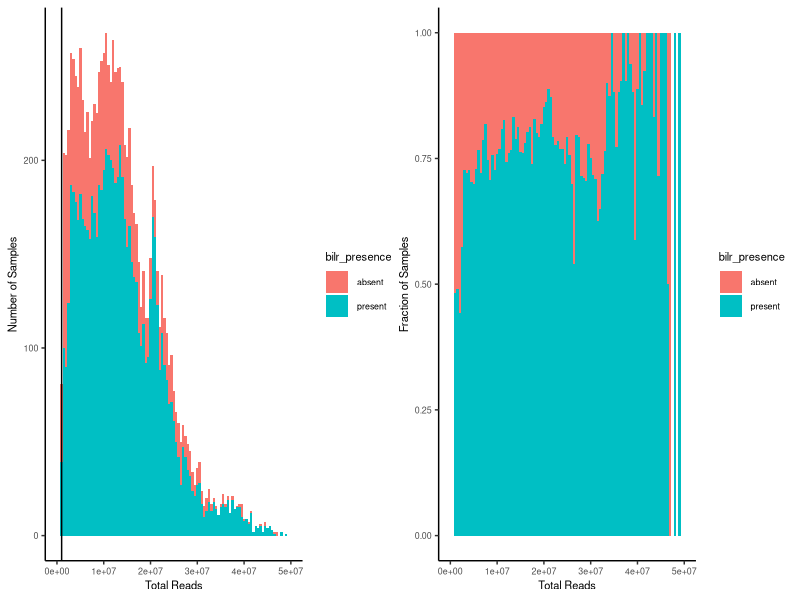
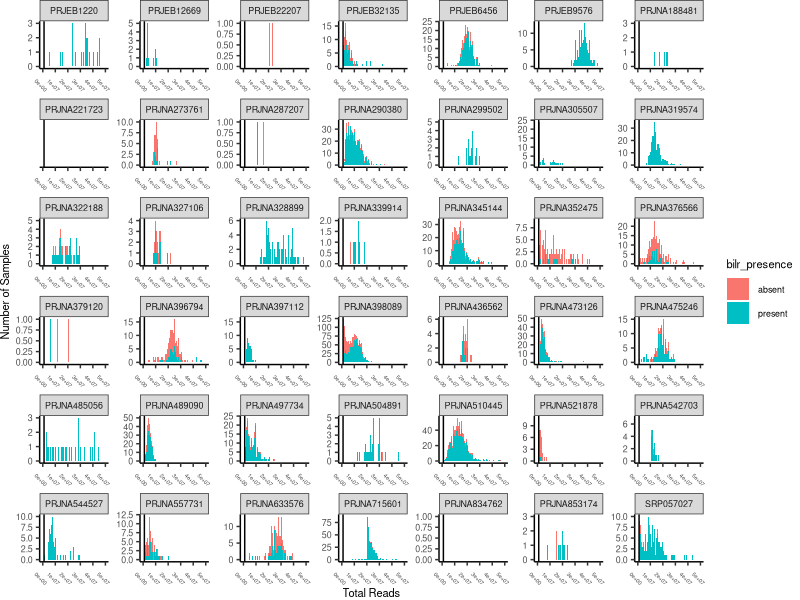
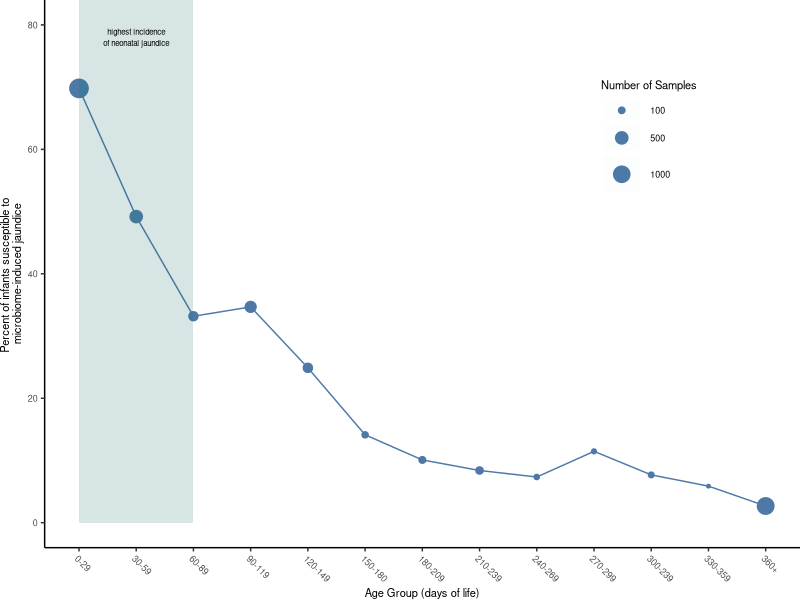
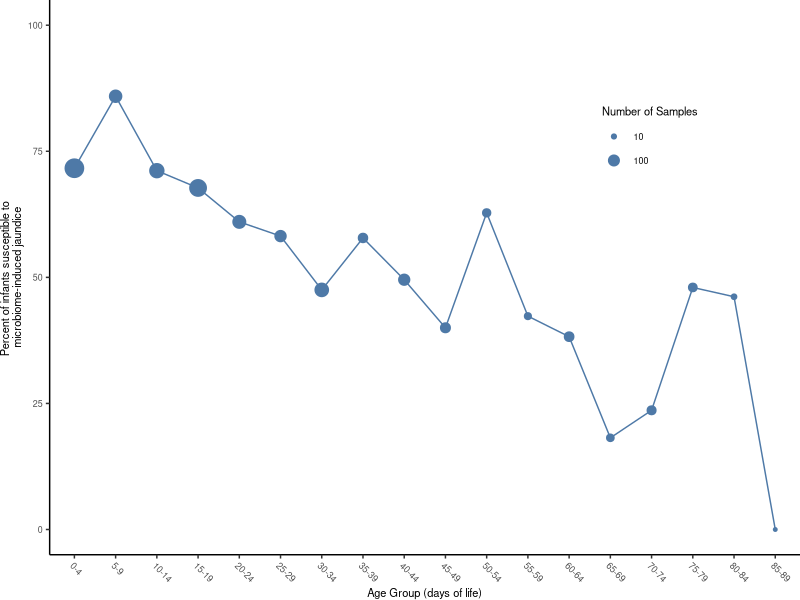
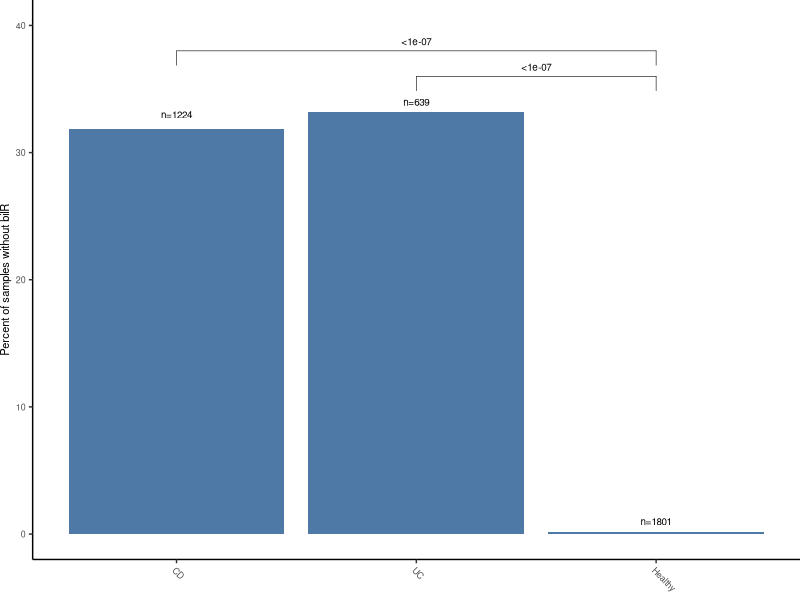
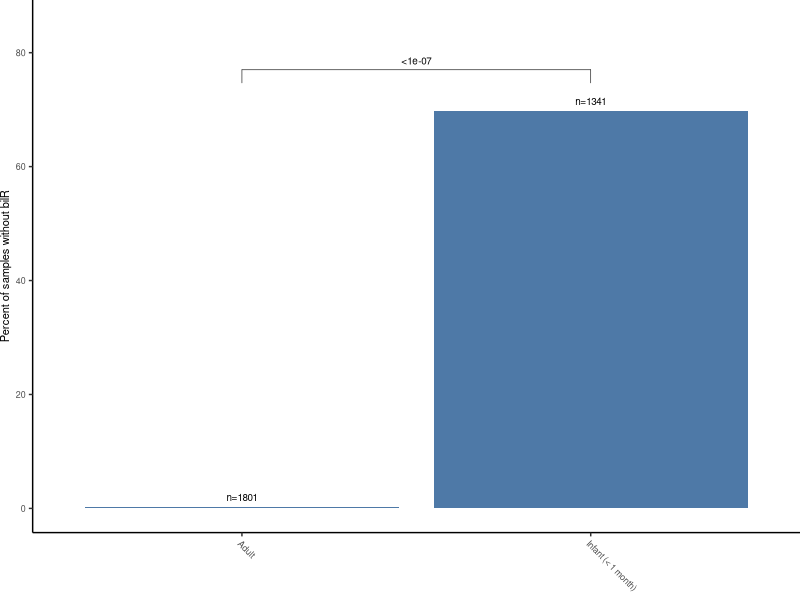
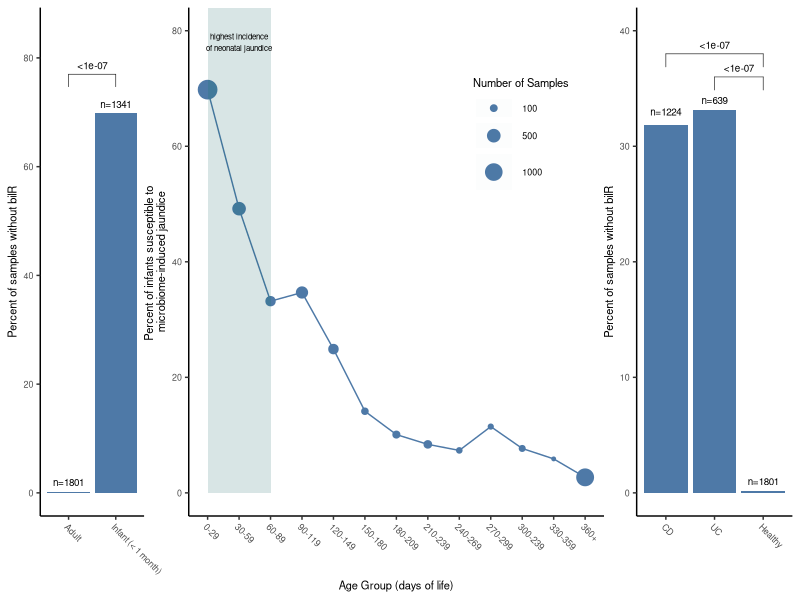
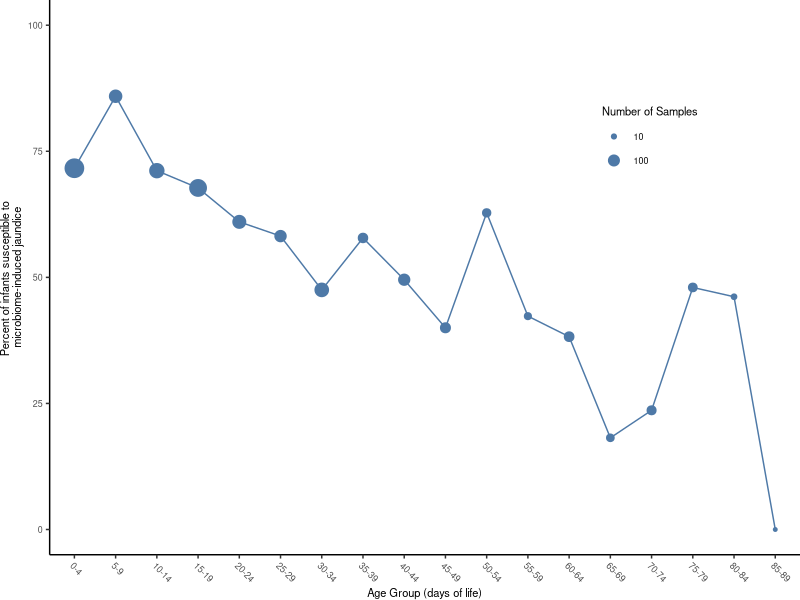

Here is the R script that generated these plots, in order:
## ---- chunk 1
library(ggplot2)
library(ggpubr)
library(dplyr)
library(patchwork)
library(ggthemes)
library(tidyverse)

pub_theme <- function() {
  theme_bw() + 
    theme(
      panel.grid.major = element_blank(), 
      panel.grid.minor = element_blank(), 
      panel.border = element_blank(), 
      axis.line = element_line(colour = "black"), 
      text=element_text(family = 'sans', size = 8),  
      plot.margin= margin(0,0,0,0,'cm'), 
      panel.background = element_blank(),
      plot.background = element_blank())
}
## ---- chunk 2
# Read in overall data file
project_data <- read.csv('./bilirubin_mgx_data.csv', row.names = 1)

# Calculate CPM values for the bilR gene. Remove samples with less than 1 
# million reads
project_data$bilr_tot <- (project_data$bilR/project_data$total_reads)*1000000
project_data <- project_data[project_data$total_reads > 1000000,]


# Classify each sample as having bilR present or absent if CPM is greater than 5
cpm_threshold = 5
project_data$bilr_presence[project_data$bilr_tot <= cpm_threshold] <- 'absent'
project_data$bilr_presence[project_data$bilr_tot > cpm_threshold] <- 'present'

## ---- chunk 3
# Plot lower abundance bins where most data points fall. 
bilr_hist <- ggplot(project_data, aes(x=total_reads, fill=bilr_presence)) + 
  geom_histogram(binwidth = 500000) + pub_theme() + xlim(0,5.0e07) + 
  xlab('Total Reads') + ylab('Number of Samples') + geom_vline(xintercept = 1000000)
bilr_hist_stack <- ggplot(project_data, aes(x=total_reads, fill=bilr_presence)) + 
  geom_histogram(binwidth = 500000, position='fill') + pub_theme() + xlim(0,5.0e07) + 
  xlab('Total Reads') + ylab('Fraction of Samples')
bilr_hist | bilr_hist_stack
## ---- chunk 4
# Plot lower abundance bins where most data points fall. 
bilr_hist_panels <- ggplot(project_data, aes(x=total_reads, fill=bilr_presence)) + 
  geom_histogram(binwidth = 500000) + pub_theme() + xlim(0,5.0e07) + 
  xlab('Total Reads') + ylab('Number of Samples') + geom_vline(xintercept = 1000000) +
  facet_wrap(~bioproject, scales = 'free')  + theme(axis.text.x = element_text(size = 4, angle = -45))

bilr_hist_panels
## ---- chunk 5
# Subset project data to only include samples from infant data sets in first year
infant_data <- project_data[project_data$host_disease == 'infant',]
infant_data$host_age <- as.numeric(infant_data$host_age)
infant_data <- infant_data[!is.na(infant_data$host_age), ]
infant_data <- infant_data[infant_data$host_age <= 365,]

# Bin first year infant samples into bins of 30 days
infant_data$bin <- cut(infant_data$host_age, seq(-1, max(infant_data$host_age)+30, 30))

infant_data$bin <- factor(infant_data$bin, levels = c('(-1,29]', '(29,59]', '(59,89]',
                                                                    '(89,119]', '(119,149]', '(149,179]',
                                                                    '(179,209]', '(209,239]', '(239,269]',
                                                                    '(269,299]', '(299,329]', '(329,359]',
                                                                    '(359,389]'), 
                                 labels = c('0-29', '30-59', '60-89',
                                            '90-119', '120-149', '150-180',
                                            '180-209', '210-239', '240-269',
                                            '270-299', '300-239', '330-359',
                                            '360+'))


# Calculate fraction of samples with bilR present across infant age bins. 
means_bilr <- as.data.frame(infant_data %>% 
                              group_by(bin) %>% 
                              summarise(across(bilr_tot, mean), sample_size = n()))
colnames(means_bilr) <- c('age', 'avg', 'Number of Samples')
t <- as.data.frame(table(infant_data[c('bin', 'bilr_presence')]))
t <- t[t$bilr_presence == 'present',]
colnames(t) <- c('age', 'presence', 'present_count')
means_bilr <- merge(means_bilr, t, by='age')
means_bilr$frac <- means_bilr$present_count / means_bilr$`Number of Samples`

# Plot bilR abscence (1-presence) over the first year of life. 
bilR_infants <- ggplot(means_bilr, aes(x=factor(age), y=(1-frac)*100, size=`Number of Samples`, group='Gene')) + geom_point(color='#4E79A7') +
  geom_line(size=0.5, color='#4E79A7') +  pub_theme() + xlab('Age Group (days of life)') +
  ylab('Percent of infants susceptible to \nmicrobiome-induced jaundice') + 
  theme(axis.text.x=element_text(angle = -45, hjust = 0), legend.position = c(0.80,0.75), legend.background = element_rect(colour = NA),
        plot.margin= margin(0,0,0,0,'cm')) + 
  ylim(0,80) + scale_color_tableau(palette = "Tableau 10", type = "regular",direction = 1) + 
  geom_rect(aes(xmin='0-29', xmax='60-89', ymin=0, ymax=Inf), fill='#4E79A7', alpha=0.01) + 
  annotate(geom='text', x='30-59', y=78, label='highest incidence\nof neonatal jaundice', size=2) + scale_size(breaks=c(100,500,1000))

infant_frac <- means_bilr
infant_frac <- infant_frac[c('age', 'frac')]

bilR_infants
## ---- chunk 6
# Subset project data to only include samples from infant data sets in first year
infant_data_3m <- project_data[project_data$host_disease == 'infant',]
infant_data_3m$host_age <- as.numeric(infant_data_3m$host_age)
infant_data_3m <- infant_data_3m[!is.na(infant_data_3m$host_age), ]
infant_data_3m <- infant_data_3m[infant_data_3m$host_age <= 89,]

# Bin first year infant samples into bins of 30 days
infant_data_3m$bin <- cut(infant_data_3m$host_age, seq(-1, max(infant_data_3m$host_age)+5, 5))

infant_data_3m$bin <- factor(infant_data_3m$bin, levels = c('(-1,4]','(4,9]','(9,14]','(14,19]','(19,24]','(24,29]','(29,34]','(34,39]','(39,44]','(44,49]','(49,54]','(54,59]','(59,64]','(64,69]','(69,74]','(74,79]','(79,84]','(84,89]'), 
                                 labels = c('0-4','5-9','10-14','15-19','20-24','25-29','30-34','35-39','40-44','45-49','50-54','55-59','60-64','65-69','70-74','75-79','80-84','85-89'))


# Plot bilR presence over time for infants
means_bilr <- as.data.frame(infant_data_3m %>% 
                              group_by(bin) %>% 
                              summarise(across(bilr_tot, mean), sample_size = n()))
colnames(means_bilr) <- c('age', 'avg', 'Number of Samples')
t <- as.data.frame(table(infant_data_3m[c('bin', 'bilr_presence')]))
t <- t[t$bilr_presence == 'present',]
colnames(t) <- c('age', 'presence', 'present_count')
means_bilr <- merge(means_bilr, t, by='age')
means_bilr$frac <- means_bilr$present_count / means_bilr$`Number of Samples`
means_bilr <- means_bilr[order(means_bilr$age),]

bilR_infants_3m <- ggplot(means_bilr, aes(x=age, y=(1-frac)*100, size=`Number of Samples`, group='Gene')) + geom_point(color='#4E79A7') +
  geom_line(size=0.5, color='#4E79A7') +  pub_theme() + xlab('Age Group (days of life)') +
  ylab('Percent of infants susceptible to \nmicrobiome-induced jaundice') + 
  theme(axis.text.x=element_text(angle = -45, hjust = 0), legend.position = c(0.80,0.75), legend.background = element_rect(colour = NA),
        plot.margin= margin(0,0,0,0,'cm')) + scale_x_discrete(limits=c('0-4','5-9','10-14','15-19','20-24','25-29','30-34','35-39','40-44','45-49','50-54','55-59','60-64','65-69','70-74','75-79','80-84','85-89')) +
  ylim(0,100) + scale_color_tableau(palette = "Tableau 10", type = "regular",direction = 1) + scale_size(breaks=c(10,100,500))
ggsave('S4Figure.png', bg='transparent', width=7, height=4)
bilR_infants_3m
## ---- chunk 7
# Subset data to only include samples from healthy adults, CD, or UC patients. 
ibd_data <- project_data[project_data$host_disease %in% c('CD', 'UC', 'healthy'),]


bilr_disease <- as.data.frame.matrix(table(ibd_data[c('host_disease', 'bilr_presence')]))
bilr_disease$host_disease <- row.names(bilr_disease)
bilr_disease$host_disease <- factor(bilr_disease$host_disease, levels=c('CD', 'UC', 'healthy'), labels=c('CD', 'UC', 'Healthy'))
bilr_disease$total <- bilr_disease$absent + bilr_disease$present
bilr_disease$absent_frac <- bilr_disease$absent / bilr_disease$total

project_sub <-  ibd_data[ibd_data$host_disease %in% c('CD', 'UC', 'healthy'),]
project_sub$host_disease <- factor(project_sub$host_disease, levels=c('CD', 'UC', 'healthy'))
prop.test(table(project_sub$host_disease, project_sub$bilr_presence), correct=TRUE)

project_sub_sub <- ibd_data[ibd_data$host_disease %in% c('CD', 'UC'),]
project_sub_sub$host_disease <- factor(project_sub_sub$host_disease, levels=c('CD', 'UC'))
prop.test(table(project_sub_sub$host_disease, project_sub_sub$bilr_presence), correct=TRUE)

project_sub_sub <- ibd_data[ibd_data$host_disease %in% c('CD', 'healthy'),]
project_sub_sub$host_disease <- factor(project_sub_sub$host_disease, levels=c('CD', 'healthy'))
prop.test(table(project_sub_sub$host_disease, project_sub_sub$bilr_presence), correct=TRUE)

project_sub_sub <- ibd_data[ibd_data$host_disease %in% c('UC', 'healthy'),]
project_sub_sub$host_disease <- factor(project_sub_sub$host_disease, levels=c('UC', 'healthy'))
prop.test(table(project_sub_sub$host_disease, project_sub_sub$bilr_presence), correct=TRUE)


healthy_ibd <- ggplot(bilr_disease, aes(x=host_disease, y=absent_frac*100), ) + 
  geom_bar(stat = 'identity', position='stack', fill='#4E79A7') + ylim(0,40) +
  theme_bw() +
  ylab('Percent of samples without bilR') + pub_theme() + xlab(element_blank()) +
  theme(axis.text.x=element_text(angle = -45, hjust = 0), legend.position='none;') + scale_fill_tableau(palette = "Tableau 10", type = "regular",direction = 1) +
  geom_bracket(xmin=c('CD', 'UC'), xmax=c('Healthy', 'Healthy'), label=c('<1e-07', '<1e-07'), y.position = c(38, 36), size=0.2, label.size=2.5, vjust=0) + 
  annotate(geom='text', x=c('CD', 'UC', 'Healthy'), y=c(33, 34, 1),label=c('n=1224', 'n=639', 'n=1801') , size=2.5)

disease_frac <- bilr_disease[c('absent_frac')]


healthy_ibd



## ---- chunk 8
colnames(infant_frac) <- c('group', 'absent_frac')
infant_frac$absent_frac <- 1-infant_frac$absent_frac
disease_frac$group <- rownames(disease_frac)
healthy_infant <- rbind(infant_frac, disease_frac)
healthy_infant <- healthy_infant[healthy_infant$group %in% c('healthy', '0-29'),]
healthy_infant$group <- factor(healthy_infant$group, levels=c('healthy', '0-29'),
                               labels=c('Adult', 'Infant (< 1 month)'))

healthy_infant_dat <- rbind(infant_data[infant_data$host_age <= 30,][c('host_disease', 'bilr_presence')], ibd_data[ibd_data$host_disease == 'healthy',][c('host_disease', 'bilr_presence')])
healthy_infant_dat$host_disease <- factor(healthy_infant_dat$host_disease, levels=c('infant', 'healthy'))
prop.test(table(healthy_infant_dat$host_disease, healthy_infant_dat$bilr_presence), correct=TRUE)


health_infant <- ggplot(healthy_infant, aes(x=group, y=absent_frac*100), ) + 
  geom_bar(stat = 'identity', position='stack', fill='#4E79A7') + ylim(0,85) +
  theme_bw() +
  ylab('Percent of samples without bilR') + pub_theme() + xlab(element_blank()) +
  theme(axis.text.x=element_text(angle = -45, hjust = 0), legend.position='none', plot.margin= margin(0,0,0,0,'cm')) + scale_fill_tableau(palette = "Tableau 10", type = "regular",direction = 1) +
  geom_bracket(xmin=c('Infant (< 1 month)'), xmax=c('Adult'), label=c('<1e-07'), y.position = c(77), size=0.2, label.size=2.5, vjust=0) + 
  annotate(geom='text', x=c('Infant (< 1 month)', 'Adult'), y=c(71.5, 2),label=c('n=1341','n=1801') , size=2.5)
health_infant
## ---- chunk 9
health_infant + bilR_infants + healthy_ibd + plot_layout(widths=c(1,4,1.5))
ggsave('Figure6.svg', bg='transparent', width=7, height=4)
